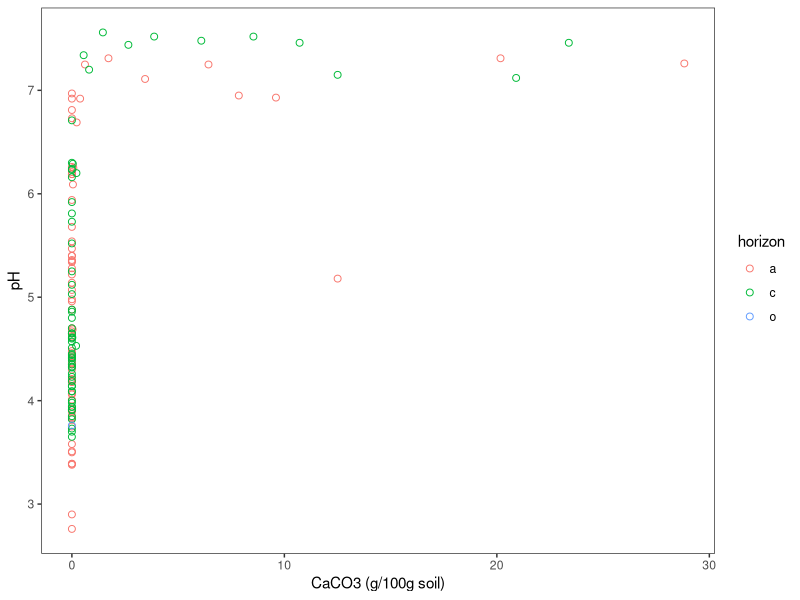
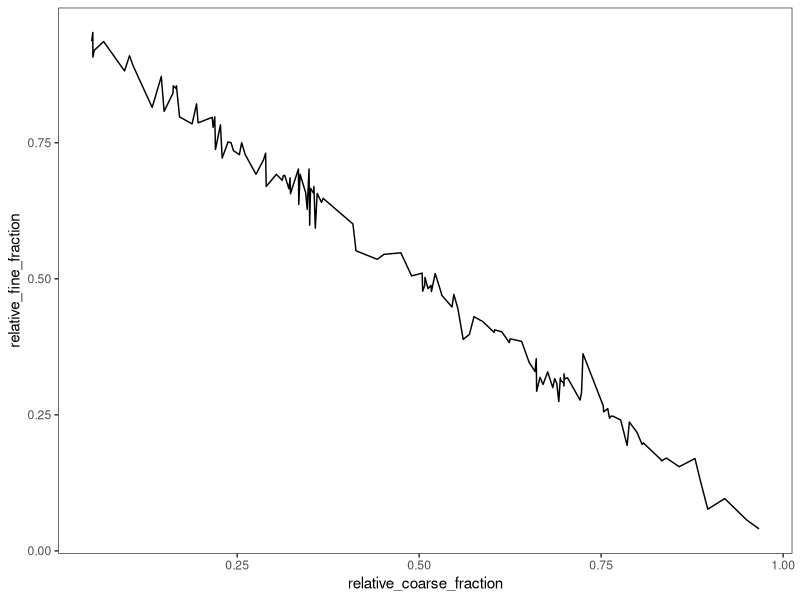
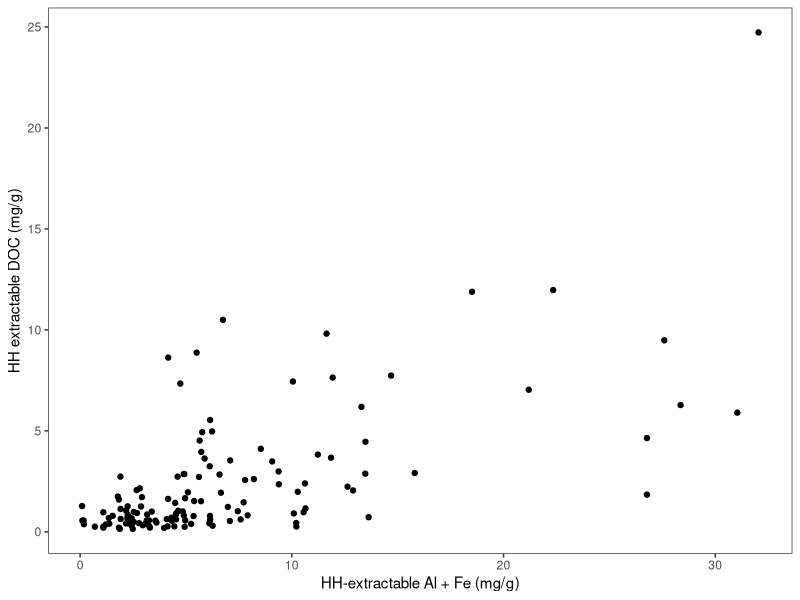
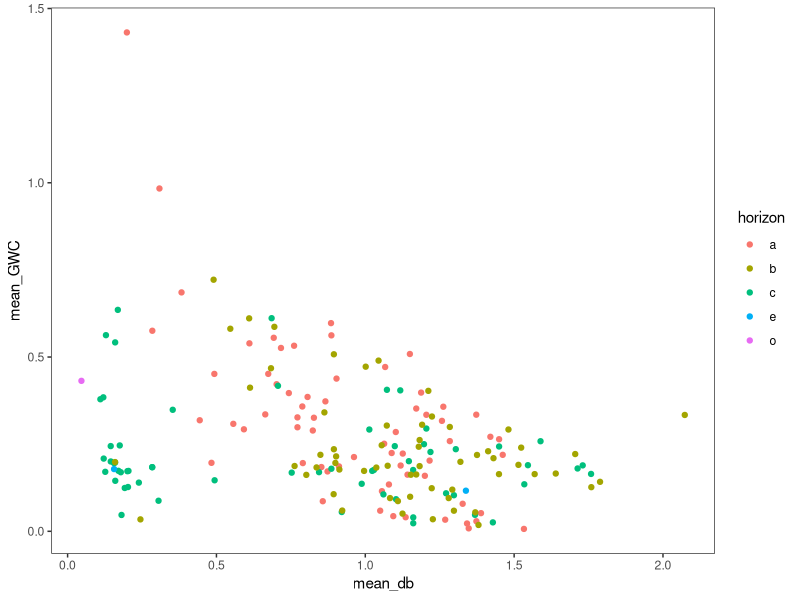
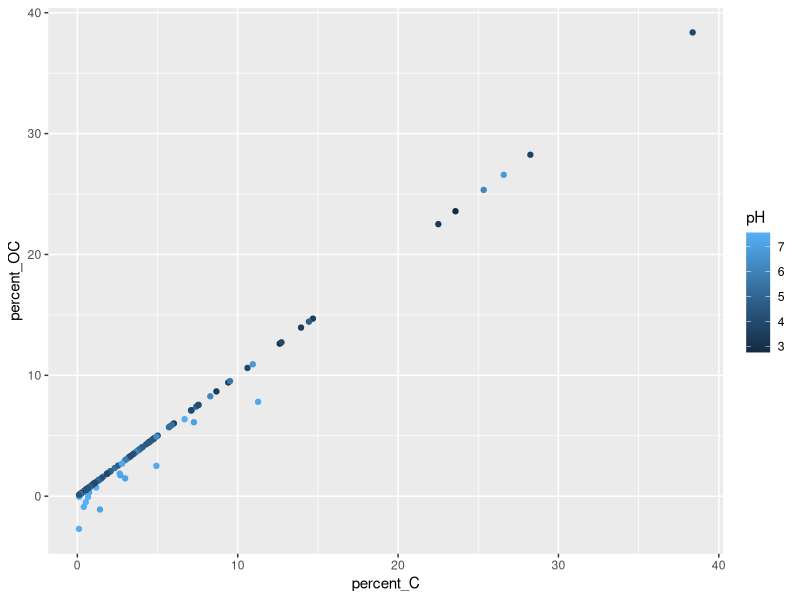
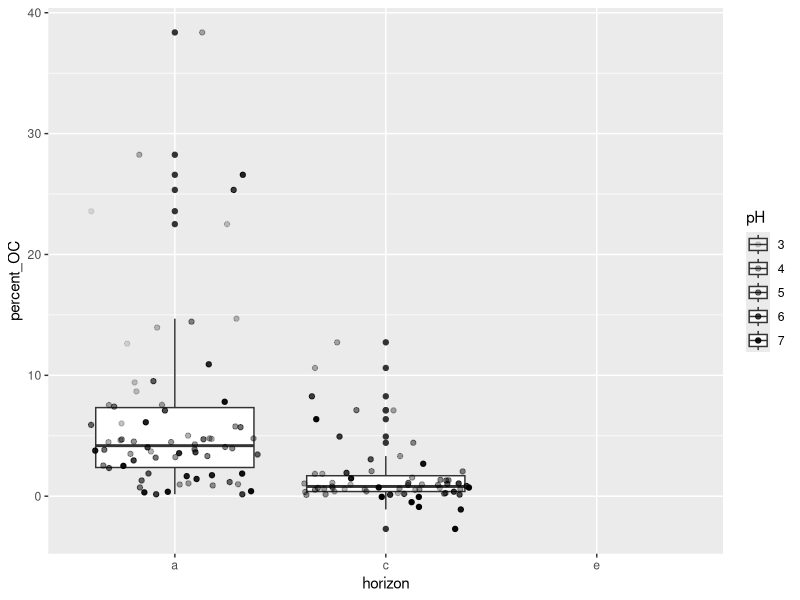
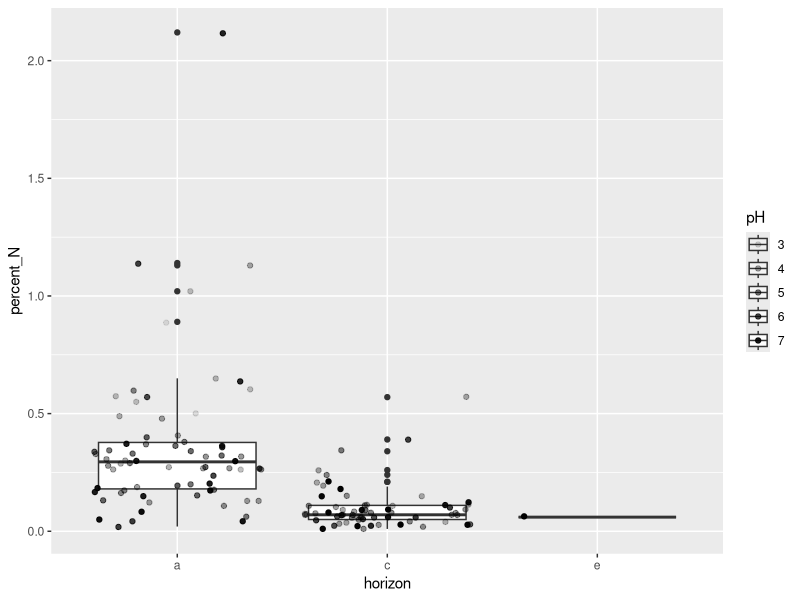

These charts were generated, in order, by the following R code: (Note: this script raises an error after producing the figures.)
## ---- chunk 1
knitr::opts_chunk$set(echo = FALSE)
library(tidyverse, quietly = TRUE)
my_theme <- theme_bw() + theme(panel.grid.major = element_blank(), panel.grid.minor = element_blank())
## ---- chunk 2
pH_carbonate <- read_csv("Data/pH and carbonate/pH_carbonate_data_summary_final.csv", col_types = cols(horizon = col_factor(levels = c("a","c","o"))))
size_fractions <- read_csv("Data/Size fractions/size_fractions_raw_data.csv", col_types = cols(horizon = col_factor(levels = c("a","c", "e"))))
moisture <- read_csv("Data/Moisture/soil_moisture_raw_data.csv",col_types = cols(horizon = col_factor(levels = c("a","b", "c", "e", "o"))))
TOC_final_summary <- read_csv("Data/Microbial biomass/TOC_final_summary.csv", col_types = cols(horizon = col_factor(levels = c("a","b", "c", "e", "o"))))
HH_extraction <- read_csv("Data/HH extraction/HH_extraction_raw_data.csv")
bulk_soil_CN_isotopes <- read_csv("Data/Elemental and isotopes/bulk_soil_CN_natu_abund_raw_data.csv",col_types = cols(horizon = col_factor(levels = c("a","c","e"))))
## ---- chunk 3
# all negative inorganic C assumed equal to zero
# convert inorganic C content to %carbonate in soils
mw_carbonate <- 100.0869 # molar mass of calcium carbonate
mw_c <- 12.0107 # molar mass of C
pH_carbonate_percent <- pH_carbonate %>% 
  mutate(percent_carbonate = mg_IC_g_soil_zero/1000*(mw_carbonate/mw_c)*100)
ggplot(data = pH_carbonate_percent, aes(percent_carbonate, pH, color = horizon)) + 
  geom_point(shape = 21, size = 2) +
  labs(x = "CaCO3 (g/100g soil)", y = "pH") +
  my_theme
## ---- chunk 4
# calculate fraction amount in g, relative amount and recovery
# silt and clay pan weight were added in excel to avoid NA's
size_fractions_calculated_values <- size_fractions %>% 
  mutate(coarse_fraction_g = sand_and_POM_and_pan_weight_g - sand_pom_pan_weight_g,
         fine_fraction_g = total_sc_and_pan_g - total_sc_pan_g,
         recovery_percent = (coarse_fraction_g + fine_fraction_g) / soil_weight_g * 100,
         relative_coarse_fraction = coarse_fraction_g / soil_weight_g,
         relative_fine_fraction = fine_fraction_g / soil_weight_g)
ggplot(data = size_fractions_calculated_values) + 
  geom_line(aes(relative_coarse_fraction, relative_fine_fraction)) + 
  my_theme

## ---- chunk 5
# calculate concentrations of HH-extractable C, Fe and Al per g soil
HH_volume <- 0.01 # extracting solution was 10 mL
HH_dilution <- 10 # all ICP samples diluted 1:9
HH_calculated_values <- HH_extraction %>% 
mutate(HH_DOC_ppm = npoc_ppm * toc_dilution,
       HH_DOC_mg_g = HH_DOC_ppm * HH_volume / soil_weight_g,
       Fe_mg_g = Fe_ppm * HH_dilution * HH_volume / soil_weight_g,
       Al_mg_g = Al_ppm * HH_dilution * HH_volume / soil_weight_g,
       Fe_plus_Al = Fe_mg_g + Al_mg_g)
ggplot(data = drop_na(HH_calculated_values), aes(Fe_plus_Al, HH_DOC_mg_g)) +
  geom_point() +
  labs(x = "HH-extractable Al + Fe (mg/g)", y = "HH extractable DOC (mg/g)") +
  my_theme
## ---- chunk 6
# calculating gravimetric, volumetric, and hygroscopic water contents, and bulk density
core_volume <- 79.52156404 # volume of bulk density cores (cm^3)
moisture_calculated_values <- moisture %>% 
  select(2:5,9,10,11,12,13) %>% # selec relevant columns
  drop_na(bag_wet_soil) %>% # remove missing samples
   mutate(wet_weight = bag_wet_soil - bag_weight,
         ovendry_weight = tin_ovendry_weight - tin_weight,
         GWC = (wet_weight - ovendry_weight)/ovendry_weight,
         db = ovendry_weight/core_volume,
         VWC = GWC*db,
         HWC = (tin_airdry_weight - tin_ovendry_weight)/ovendry_weight) %>% 
  group_by(unique_ID, pedon_ID, horizon) %>% 
  summarise(mean_GWC = mean(GWC, na.rm = TRUE),
            mean_HWC = mean(HWC, na.rm = TRUE),
            mean_VWC = mean(VWC, na.rm = TRUE),
            mean_db = mean(db, na.rm = TRUE
            ))
ggplot(data = moisture_calculated_values, aes(mean_db, mean_GWC, color = horizon)) +
  geom_point() +
  my_theme
## ---- chunk 7
# Subtract IC from TC to find OC
calculated_bulk_CN <- left_join(bulk_soil_CN_isotopes, pH_carbonate_percent) %>% 
  mutate(percent_OC = percent_C - mg_IC_g_soil_zero*0.1) 
ggplot(data = calculated_bulk_CN, aes(percent_C, percent_OC, color = pH)) + geom_point()
ggplot(data = calculated_bulk_CN, aes(horizon, percent_OC, alpha = pH)) + geom_boxplot() + geom_jitter()
ggplot(data = calculated_bulk_CN, aes(horizon, percent_N, alpha = pH)) + geom_boxplot() + geom_jitter()
## ---- chunk 8
# select only for summarizing variable and unique_ID in each data frame
ph_carbonate_short <- select(pH_carbonate_percent, 1, 6, 8)
CN_short <- select(calculated_bulk_CN, 1,5, 6, 8, 14)
HH_short <- select(HH_calculated_values, 2, 15, 16:18)
size_short <- select(size_fractions_calculated_values, 1, 17, 18)
joined_data <- left_join(moisture_calculated_values, ph_carbonate_short) 
joined_data <- left_join(joined_data, CN_short) 
joined_data <- left_join(joined_data, HH_short) 
joined_data <- left_join(joined_data, size_short)
# joining data frames by unique_ID
# moisture dataframe has horizons
## ---- chunk 9
ggplot(joined_data, aes(HH_DOC_mg_g, percent_OC, alpha = pH)) + geom_point() + my_theme + labs(x = "HH extractable DOC (mg C/g soil)", y = "SOC (%)")
